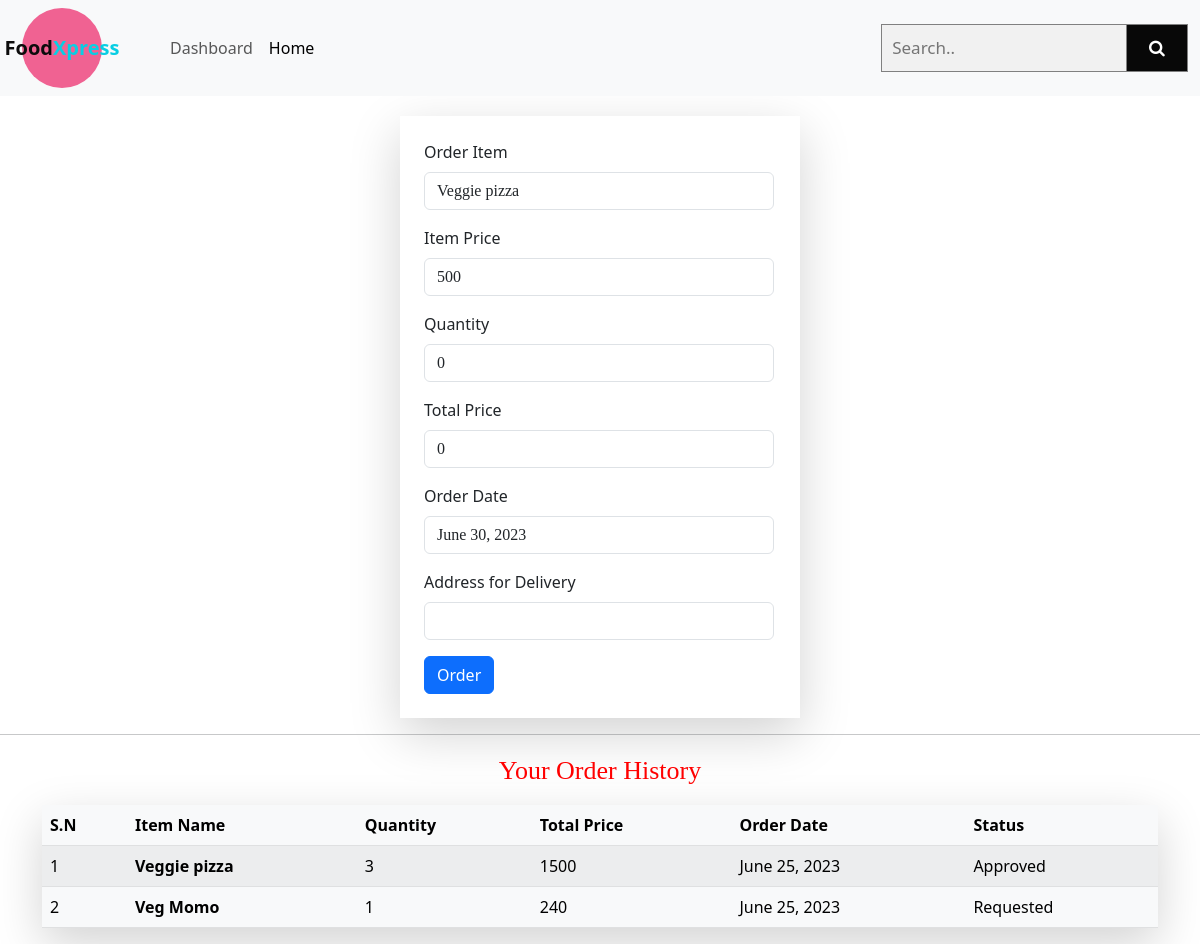
Screenshot of /order/13/40/ with the database file from the repository.
### Food/models.py (models this page shows, shortened)
class Recipe(models.Model):
  recipe_name = models.CharField(max_length=200)
  recipe_description = models.TextField(max_length=100)
  recipe_category = models.TextField(max_length=100, default='Uncategorized')
  recipe_price = models.IntegerField(default=0)
  recipe_image = models.ImageField(upload_to='images')
  recipe_view_count = models.IntegerField(default=1)

### Customer/models.py (models this page shows, shortened)
class Order(models.Model):
    order_item = models.CharField(max_length=100)
    order_date = models.DateField(default=django.utils.timezone.now)
    user = models.ForeignKey(User, on_delete=models.CASCADE, null=True)
    recipe = models.ForeignKey(Recipe , on_delete=models.CASCADE , null=True)
    order_quantity = models.IntegerField()
    order_status = models.CharField(max_length=100, default="Requested")
    total_price = models.IntegerField()
    address = models.CharField(max_length=200, null=True)

### Customer/views.py (the view, shortened to what this page needs)
# urls.py: path('order/<int:cid>/<int:id>/' , customer_order , name='order'),
def customer_order(request, cid, id):
    querySet = Recipe.objects.filter(id=id).first()
    user = User.objects.get(id=cid)
    today = date.today()
    orderData = Order.objects.filter(user=user)
    search = request.GET.get('search')
    if search:
        orderData = orderData.filter(order_item__icontains=search)
    context = {
        'data': querySet,
        'date': today,
        'orderData': orderData,
        'cid': cid,
        'id': id
    }
    if not orderData:
        context['error_message'] = 'No ordered items found'
    return render(request, 'order.html', context)

### Customer/templates/order.html (shortened to what this page needs)
<!DOCTYPE html>
<html lang="en">
<head>
  <link href="https://cdn.jsdelivr.net/npm/bootstrap@5.3.0/dist/css/bootstrap.min.css" rel="stylesheet">
  <link rel="stylesheet" href="https://cdnjs.cloudflare.com/ajax/libs/font-awesome/4.7.0/css/font-awesome.min.css">
</head>
<body>
  <nav class="navbar navbar-expand-lg bg-body-tertiary">
    <div class="container-fluid">
      <div class="logo">
        <span class="logo-text">Food<span class="logo-highlight">Xpress</span></span>
      </div>
      <div class="collapse navbar-collapse" id="navbarSupportedContent">
        <ul class="navbar-nav me-auto mb-2 mb-lg-0" style="margin-left: 60px;">
          <li class="nav-item">
            <a class="nav-link " aria-current="page" href="/dashboard/{{cid}}/">Dashboard</a>
          </li>
          <li class="nav-item">
            <a class="nav-link active" aria-current="page" href="/order/{{cid}}/{{id}}/">Home</a>
          </li>
        </ul>
        <form class="example">
          <input type="text" placeholder="Search.." name="search">
          <button type="submit"><i class="fa fa-search"></i></button>
        </form>
      </div>
    </div>
  </nav>
  <div class="form">
    <form id="order-form" class="col-4 mx-auto p-4 shadow-lg" method="post" style=" margin-top: 20px;">
      <div class="mb-3">
        <label for="item" class="form-label" >Order Item</label>
        <input
          type="text"
          class="form-control"
          name="item"
          id="item"
          value="{{data.recipe_name}}"
          style="width: 350px; font-family: 'Times New Roman', Times, serif"
        />
      </div>
      <div class="mb-3">
        <label for="price" class="form-label">Item Price</label>
        <input
          type="text"
          class="form-control"
          name="price"
          id="price"
          value="{{data.recipe_price}}"
          readonly
          required
          style="width: 350px; font-family: 'Times New Roman', Times, serif"
        />
      </div>
      <div class="mb-3">
        <label for="quantity" class="form-label">Quantity</label>
        <input
          type="number" class="form-control" name="quantity" id="quantity" value="0" required
          style="width: 350px; font-family: 'Times New Roman', Times, serif"
        />
      </div>
      <div class="mb-3">
        <label for="totalprice" class="form-label" >Total Price</label>
        <input
          type="number" class="form-control" name="totalprice" id="totalprice" value="{{totalPrice}}" readonly required
          style="width: 350px; font-family: 'Times New Roman', Times, serif"
        />
      </div>
      <div class="mb-3">
        <label for="date" class="form-label" >Order Date</label>
        <input
          type="datetime"
          class="form-control"
          name="date"
          id="date"
          required
          value="{{date}}"
          style="width: 350px; font-family: 'Times New Roman', Times, serif"
        />
      </div>
      <div class="mb-3">
        <label for="address" class="form-label" >Address for Delivery</label>
        <input
          type="datetime"
          class="form-control"
          name="address"
          required
          id="address"
          style="width: 350px; font-family: 'Times New Roman', Times, serif"
        />
      </div>
      <button type="submit" class="btn btn-primary">Order</button>
    </form>
  </div>
  <hr>
  <div class="header">Your Order History</div>
  <div class="container">
    {% if not error_message %}
    <table class="table table-hover table-light table-striped shadow-lg">
      <thead>
        <tr>
          <th scope="col"><div class="head">S.N</div></th>
          <th scope="col"><div class="head">Item Name</div></th>
          <th scope="col"><div class="head">Quantity</div></th>
          <th scope="col"><div class="head">Total Price </div></th>
          <th scope="col"><div class="head">Order Date</div></th>
          <th scope="col"><div class="head">Status</div></th>
        </tr>
      </thead>
      <tbody>
        {% for order in orderData %}
        <tr>
          <td>{{forloop.counter}}</td>
          <td><b>{{order.order_item}}</b></td>
          <td>{{order.order_quantity}}</td>
          <td>{{order.total_price}}</td>
          <td>{{order.order_date}}</td>
          <td>{{order.order_status}}</td>
        </tr>
        {% endfor %}
      </tbody>
    </table>
    {% else %}
    <div class="alert alert-danger" role="alert">
      {{error_message}}
    </div>
    {% endif %}
  </div>
</body>
</html>

### Customer/templates/order.html (style rules this page uses)
.header { color: red; text-align: center; margin: 15px; font-family: 'Times New Roman', Times, serif; font-size: 26px; }
.head { color: #0EF6CC; color: black; }
* { box-sizing: border-box; }
form.example input[type=text] { padding: 10px; font-size: 17px; border: 1px solid grey; float: left; width: 80%; background: #f1f1f1; }
form.example button { float: left; width: 20%; padding: 10px; background: #080808; color: white; font-size: 17px; border: 1px solid grey; border-left: none; cursor: pointer; }
form.example::after { content: ""; clear: both; display: table; }
.logo { margin-left: 10px; width: 80px; height: 80px; background-color: #f06292; border-radius: 50%; display: flex; align-items: center; justify-content: center; }
.logo-text { color: #0c0c0c; font-size: 20px; font-weight: bold; }
.logo-highlight { color: #09cee3; }

### rows the page displays
Recipe: item "Veggie pizza", price "500"
Order: order_item "Veggie pizza", order_quantity "3", total_price "1500", order_date "June 25, 2023", order_status "Approved"
Order: order_item "Veg Momo", order_quantity "1", total_price "240", order_date "June 25, 2023", order_status "Requested"
